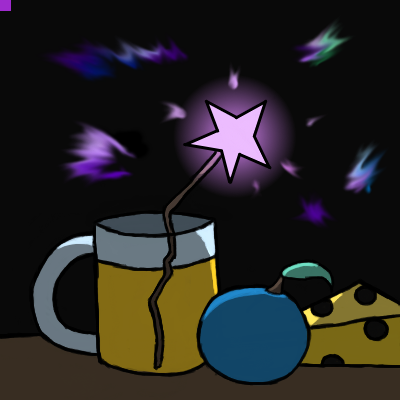
#> input picture erin.png, 400 x 400 px
$ python main.py
#> lines starting #> are read from the running program, lines starting #| are printed output that depends on the picture
from PIL import Image

im = Image.open("erin.png")
#> im is the input picture: PIL image 400x400 RGB; mean R, G, B 37.9, 36, 34.8
wight = int(im.size[0]/2)
#> wight = 200
height = int(im.size[1]/2)
#> height = 200
img = Image.new('RGB', (wight, height))
#> img: PIL image 200x200 RGB; every value is 0
x, y = 0, 0
for z in range(wight):
    for i in range(height):
        tuple1 = im.getpixel((x, y))
        tuple2 = im.getpixel((x + 1, y))
        tuple3 = im.getpixel((x + 1, y + 1))
        tuple4 = im.getpixel((x, y + 1))
        avg = (int((tuple1[0] + tuple2[0] + tuple3[0] + tuple4[0]) / 4),
               int((tuple1[1] + tuple2[1] + tuple3[1] + tuple4[1]) / 4),
               int((tuple1[2] + tuple2[2] + tuple3[2] + tuple4[2]) / 4))
        img.putpixel((z, i), avg)
        y += 2
    x += 2
    y = 0
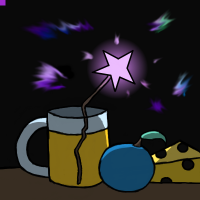
#> img: PIL image 200x200 RGB; mean R, G, B 37.7, 35.8, 34.7
#> after the loop, x = 400
img.save("pixilated.png")
